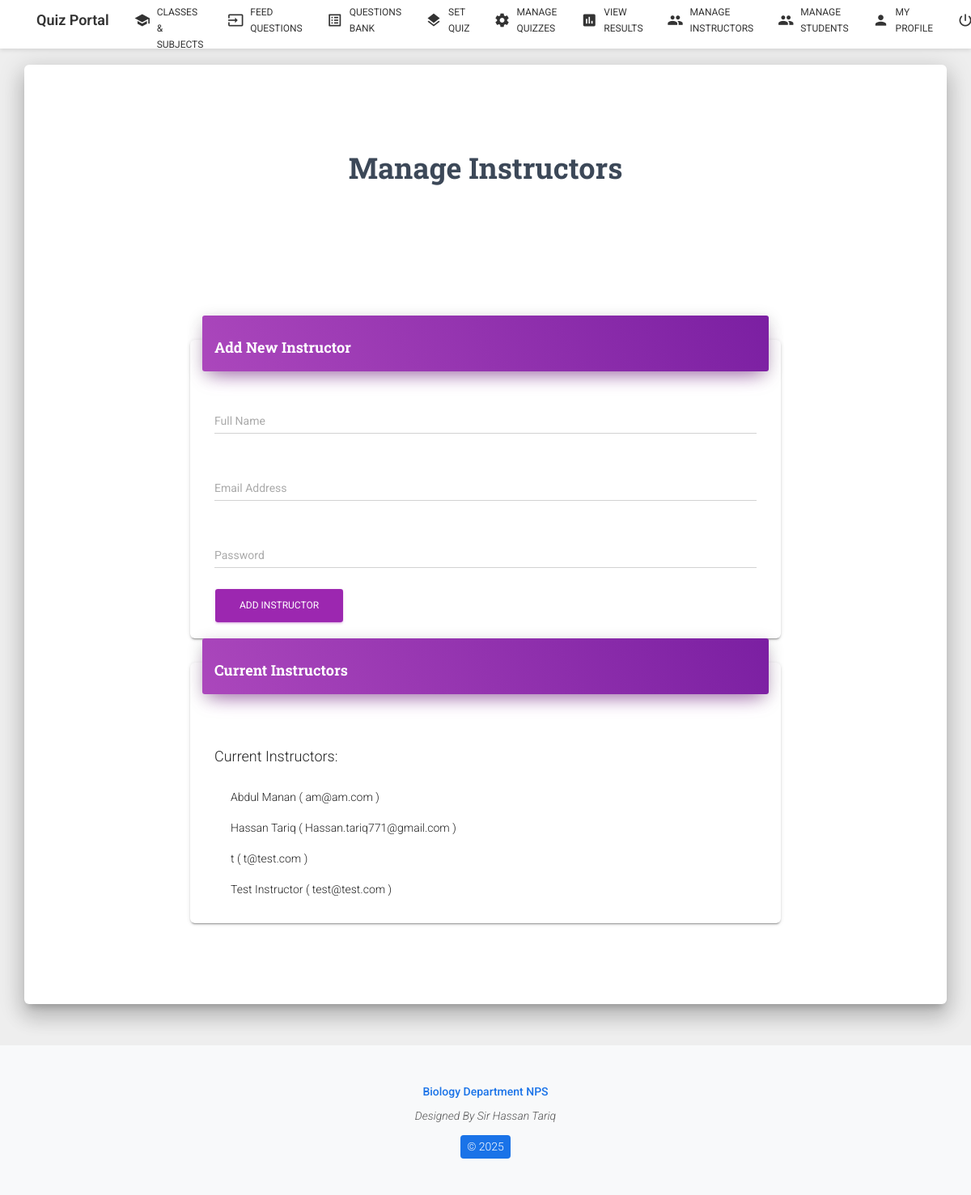
/code/manage_instructors.php (signed in), run on the app's committed database.
### tables this page shows
CREATE TABLE `instructorinfo` (
  `name` varchar(30) NOT NULL,
  `email` varchar(50) NOT NULL,
  `password` varchar(20) NOT NULL
);

### code/manage_instructors.php (the view, shortened to what this page needs)
<?php
include "database.php";
$list_instructors_html = "";
$fetch_instructors_sql = "SELECT name, email FROM instructorinfo ORDER BY name ASC";
$instructors_result = $conn->query($fetch_instructors_sql);
if ($instructors_result && $instructors_result->num_rows > 0) {
    $list_instructors_html .= "<h4 class='mt-5'>Current Instructors:</h4><ul class='list-group'>";
    while ($instructor_row = $instructors_result->fetch_assoc()) {
        $list_instructors_html .= "<li class='list-group-item'>" . htmlspecialchars($instructor_row['name']) . " ( " . htmlspecialchars($instructor_row['email']) . " )</li>";
    }
    $list_instructors_html .= "</ul>";
} else {
    $list_instructors_html = "<p class='mt-4'>No instructors found.</p>";
}
?>
<!DOCTYPE html>
<html lang="en">
<head>
    <link rel="stylesheet" href="https://cdnjs.cloudflare.com/ajax/libs/font-awesome/6.4.0/css/all.min.css">
    <link href="./assets/css/material-kit.css?v=2.0.4" rel="stylesheet" />
</head>
<body class="landing-page sidebar-collapse">
    <nav class="navbar fixed-top navbar-expand-lg">
        <div class="container">
            <div class="navbar-translate">
                <a class="navbar-brand" href="instructorhome.php">Quiz Portal</a>
            </div>
            <div class="collapse navbar-collapse">
                <ul class="navbar-nav ml-auto">
                    <li class="nav-item">
                        <a href="manage_classes_subjects.php" class="nav-link">
                            <i class="material-icons">school</i> Manage Classes & Subjects
                        </a>
                    </li>
                    <li class="nav-item">
                        <a href="questionfeed.php" class="nav-link">
                            <i class="material-icons">input</i> Feed Questions
                        </a>
                    </li>
                    <li class="nav-item">
                        <a href="view_questions.php" class="nav-link">
                            <i class="material-icons">list_alt</i> Questions Bank
                        </a>
                    </li>
                    <li class="nav-item">
                        <a href="quizconfig.php" class="nav-link">
                            <i class="material-icons">layers</i> Set Quiz
                        </a>
                    </li>
                    <li class="nav-item">
                        <a href="manage_quizzes.php" class="nav-link">
                            <i class="material-icons">settings</i> Manage Quizzes
                        </a>
                    </li>
                    <li class="nav-item">
                        <a href="view_quiz_results.php" class="nav-link">
                            <i class="material-icons">assessment</i> View Results
                        </a>
                    </li>
                    <li class="nav-item">
                        <a href="manage_instructors.php" class="nav-link">
                            <i class="material-icons">people</i> Manage Instructors
                        </a>
                    </li>
                    <li class="nav-item">
                        <a href="manage_students.php" class="nav-link">
                            <i class="material-icons">group</i> Manage Students
                        </a>
                    </li>
                    <li class="nav-item">
                        <a href="my_profile.php" class="nav-link">
                            <i class="material-icons">person</i> My Profile
                        </a>
                    </li>
                    <li class="nav-item">
                        <a class="nav-link" rel="tooltip" title="" data-placement="bottom" href="instructorlogout.php" data-original-title="Get back to Login Page">
                            <i class="material-icons">power_settings_new</i> Log Out
                        </a>
                    </li>
                </ul>
            </div>
        </div>
    </nav>
    <div class="wrapper">
        <div class="main main-raised">
            <div class="container">
                <div class="section text-center">
                    <h2 class="title">Manage Instructors</h2>
                </div>
                <div class="section">
                    <div class="row">
                        <div class="col-md-8 ml-auto mr-auto">
                            <div class="card">
                                <div class="card-header card-header-primary">
                                    <h4 class="card-title">Add New Instructor</h4>
                                </div>
                                <div class="card-body">
                                    <form method="POST" action="manage_instructors.php">
                                        <div class="form-group">
                                            <label for="name" class="bmd-label-floating">Full Name</label>
                                            <input type="text" class="form-control" id="name" name="name" required>
                                        </div>
                                        <div class="form-group">
                                            <label for="email" class="bmd-label-floating">Email Address</label>
                                            <input type="email" class="form-control" id="email" name="email" required>
                                        </div>
                                        <div class="form-group">
                                            <label for="password" class="bmd-label-floating">Password</label>
                                            <input type="password" class="form-control" id="password" name="password" required>
                                        </div>
                                        <button type="submit" name="add_instructor" class="btn btn-primary">Add Instructor</button>
                                    </form>
                                </div>
                            </div>
                            <div class="card">
                                <div class="card-header card-header-primary">
                                    <h4 class="card-title">Current Instructors</h4>
                                </div>
                                <div class="card-body">
                                    <?php echo $list_instructors_html; ?>
                                </div>
                            </div>
                        </div>
                    </div>
                </div>
            </div>
        </div>
        <footer class="footer footer-default">
            <div class="container">
                <div class="copyright text-center">
                    <div class="department">Biology Department NPS</div>
                    <div class="designer">Designed By Sir Hassan Tariq</div>
                    <div class="year">
                        &copy; <script>document.write(new Date().getFullYear())</script>
                    </div>
                </div>
            </div>
        </footer>
    </div>
</body>
</html>

### code/manage_instructors.php (style rules this page uses)
.navbar { transition: all 0.3s ease; padding-top: 0 !important; background-color: #fff !important; box-shadow: 0 2px 5px rgba(0,0,0,0.1); height: 60px; }
.navbar-brand { color: #333 !important; font-weight: 600; font-size: 1.3rem; padding: 0 15px; }
.nav-link { color: #333 !important; display: flex; align-items: center; gap: 5px; font-weight: 500; padding: 8px 15px !important; }
.nav-link i { font-size: 18px; color: #333; }
.footer { padding: 30px 0; margin-top: 50px; background: #f8f9fa; border-top: 1px solid #eee; position: relative; width: 100%; bottom: 0; }
.footer .copyright { color: #555; font-size: 14px; line-height: 1.8; }
.footer .copyright .department { color: #1a73e8; font-weight: 500; margin-bottom: 5px; }
.footer .copyright .designer { font-style: italic; margin: 5px 0; }
.footer .copyright .year { background: #1a73e8; color: white; padding: 2px 8px; border-radius: 4px; display: inline-block; margin-top: 5px; }
.main-raised { margin-top: 80px; min-height: calc(100vh - 200px); }
.card { margin-bottom: 30px; }
.form-group { margin-bottom: 20px; }
.list-group-item { display: flex; justify-content: space-between; align-items: center; padding: 12px 20px; }

### data on the page
instructorinfo: name "Abdul Manan", email "am@am.com"
instructorinfo: name "Hassan Tariq", email "Hassan.tariq771@gmail.com"
instructorinfo: name "t", email "t@test.com"
instructorinfo: name "Test Instructor", email "test@test.com"
